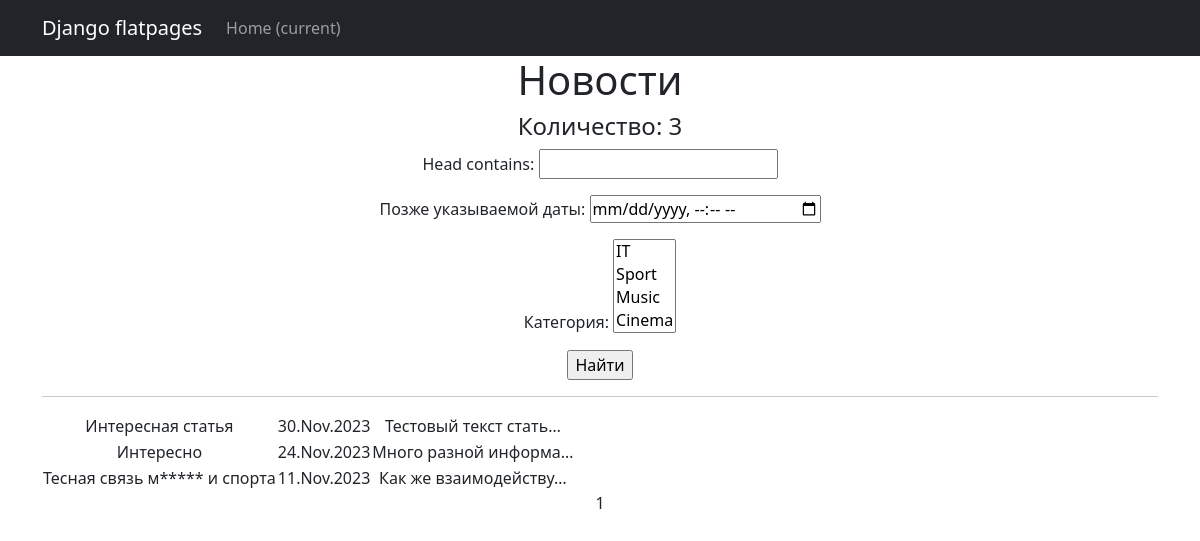
The page /news/ on the database as committed earlier.
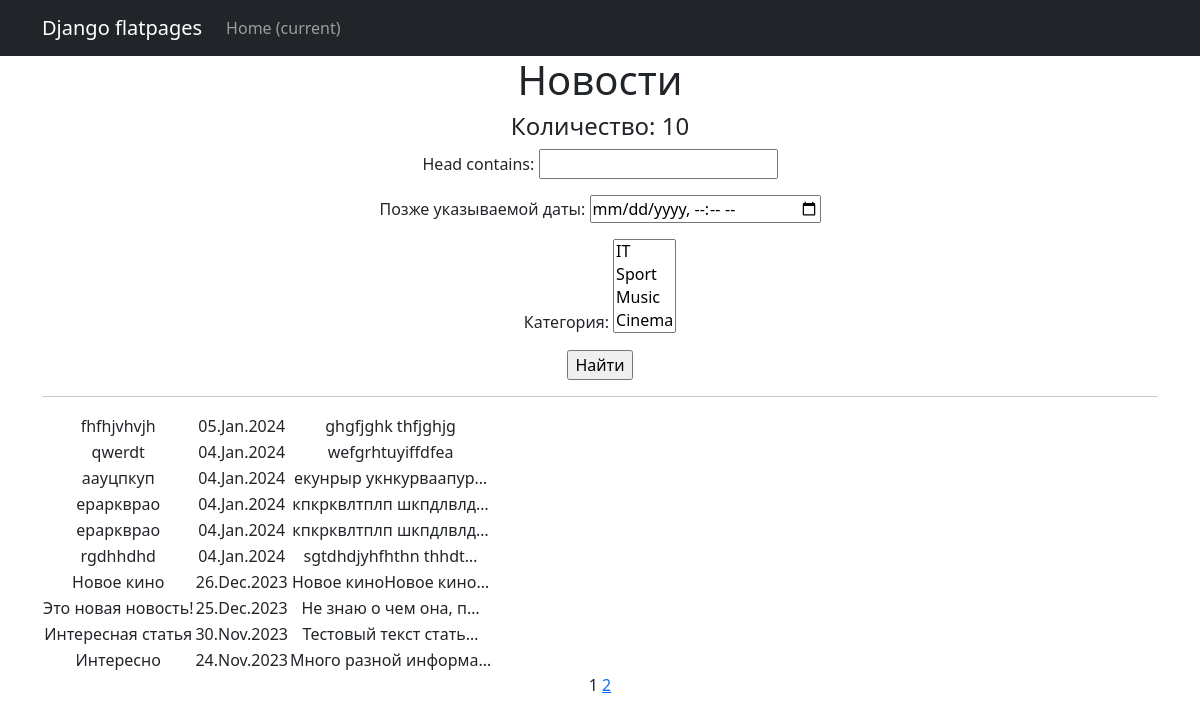
The same page on the database as committed later.
### news/models.py (models this page shows, shortened)
class Post(models.Model):
    author = models.ForeignKey(Author, on_delete=models.CASCADE)
    NEWS = 'NW'
    ARTICLE = 'AR'
    CATEGORY_CHOICE = (
        (NEWS, 'Новость'),
        (ARTICLE, 'Статья')
    )
    post_choice = models.CharField(max_length=2, choices=CATEGORY_CHOICE, default=NEWS)
    date_time = models.DateTimeField(auto_now_add=True)
    choice_category = models.ManyToManyField(Category, through="PostCategory")
    head = models.CharField(max_length=128)
    text = models.TextField()
    rating = models.IntegerField(default=0)

### news/views.py (the view)
# urls.py: path('', PostList.as_view(), name='post_list'),
class PostList(ListView):
    model = Post
    ordering = '-date_time'
    template_name = 'news.html'
    context_object_name = 'news'
    paginate_by = 10
    def get_queryset(self):
        queryset = super().get_queryset()
        self.filterset = PostFilter(self.request.GET, queryset)
        return self.filterset.qs
    def get_context_data(self, **kwargs):
        context = super().get_context_data(**kwargs)
        context['filterset'] = self.filterset
        return context

### news/models.py (called while the page is built)
    def __str__(self):
        return self.name_category

### news/templatetags/custom_filters.py (called while the page is built)
@register.filter
def censor(text):
    if type(text) == str:
        text = text.split()
        for i, word in enumerate(text):
            if word in words:
                text[i] = word[0] + '*' * len(word[1:])
        return ' '.join(text)
    else:
        return "Ошибка!"

### news/templatetags/custom_tags.py (called while the page is built)
@register.simple_tag(takes_context=True)
def url_replace(context, **kwargs):
   d = context['request'].GET.copy()
   for k, v in kwargs.items():
       d[k] = v
   return d.urlencode()

### templates/news.html (shortened to what this page needs)
{% extends 'flatpages/default.html' %}
{% load custom_filters %}
{% load custom_tags %}
{% block content %}
    <h1>Новости</h1>
    <h4>Количество: {{ news|length }}</h4>
    <form action="" method="get">
        {{ filterset.form.as_p }}
       <input type="submit" value="Найти" />
   </form>
    <hr>
    {% if news %}
        <table>
            {% for one_news in news %}
                <tr>
                    <td>{{ one_news.head|censor }}</td>
                    <td>{{ one_news.date_time|date:'d.M.Y' }}</td>
                    <td>{{ one_news.text|truncatechars:21|censor}}</td>
                    <td>
                    </td>
                </tr>
            {% endfor %}
        </table>
    {% else %}
        <h2>Новостей нет!</h2>
   {% endif %}
   {{ page_obj.number }}
   {% if page_obj.has_next %}
       <a href="?{% url_replace page=page_obj.next_page_number %}">{{ page_obj.next_page_number }}</a>
   {% endif %}
{% endblock content %}

Rows that differ between the two databases and show on the page:
no longer on this page (row unchanged): Post: head|censor "Тесная связь м***** и спорта", date_time "11.Nov.2023", text|censor "Как же взаимодейству…"
added Post: head|censor "fhfhjvhvjh", date_time "05.Jan.2024", text|censor "ghgfjghk thfjghjg"
added Post: head|censor "qwerdt", date_time "04.Jan.2024", text|censor "wefgrhtuyiffdfea"
added Post: head|censor "аауцпкуп", date_time "04.Jan.2024", text|censor "екунрыр укнкурваапур…"
added Post: head|censor "ераркврао", date_time "04.Jan.2024", text|censor "кпкрквлтплп шкпдлвлд…"
added Post: head|censor "ераркврао", date_time "04.Jan.2024", text|censor "кпкрквлтплп шкпдлвлд…"
added Post: head|censor "rgdhhdhd", date_time "04.Jan.2024", text|censor "sgtdhdjyhfhthn thhdt…"
added Post: head|censor "Новое кино", date_time "26.Dec.2023", text|censor "Новое киноНовое кино…"
added Post: head|censor "Это новая новость!", date_time "25.Dec.2023", text|censor "Не знаю о чем она, п…"
Other text that changed with them:
{{ news|length }}: "3" → "10"
{{ page_obj.next_page_number }}: (not shown) → "2"
